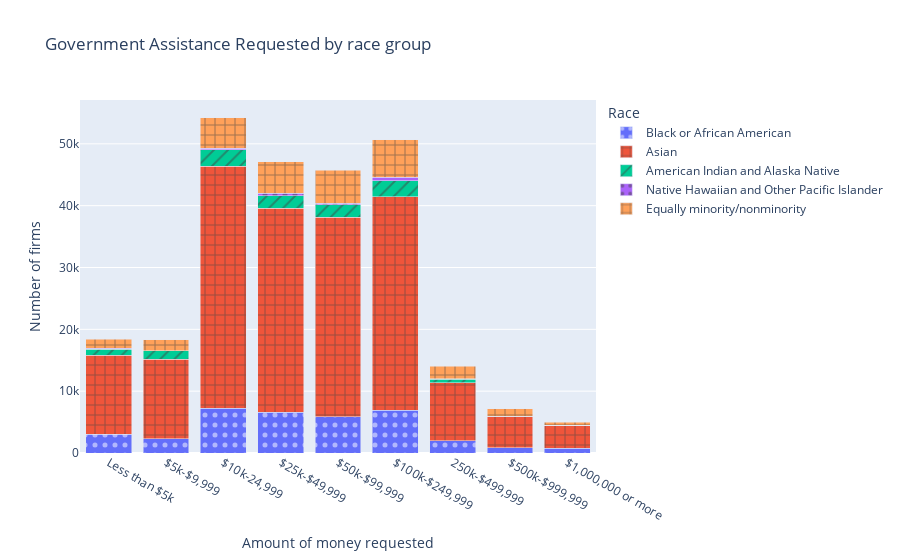
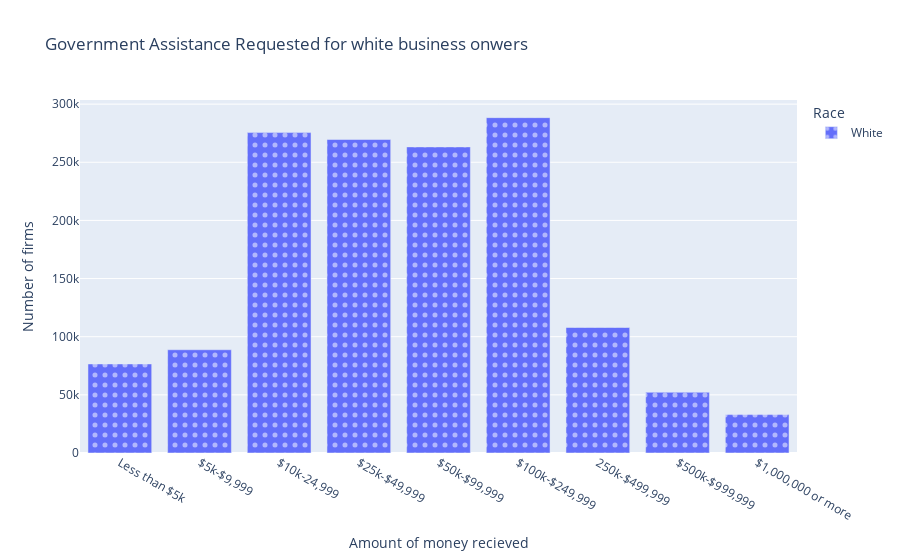

The notebook cell saved with these charts, in order:
### Code cell
fig = px.bar(module_busineess_by_race_requested, pattern_shape=module_busineess_by_race_requested['RACE_GROUP_LABEL'].astype(str), pattern_shape_sequence=[".", "+", '/'], color = module_busineess_by_race_requested['RACE_GROUP_LABEL'].astype(str), barmode='stack', x=module_busineess_by_race_requested['BUSCHAR_LABEL'].astype(str), y=module_busineess_by_race_requested['FIRMPDEMP'].astype(float),
labels=dict(x='Amount of money requested', color = 'Race', pattern_shape='Race', y='Number of firms'), title='Government Assistance Requested by race group')
# fig.update_xaxes(showticklabels=False)
fig.update_xaxes(minor_tickmode="array")
fig.update_xaxes(tickvals=[0,1,2,3,4,5,6,7,8,9])
fig.update_xaxes(ticktext=['Less than $5k', '$5k-$9,999', '$10k-24,999', '$25k-$49,999', '$50k-$99,999', '$100k-$249,999','250k-$499,999','$500k-$999,999','$1,000,000 or more'])
fig.show()
fig = px.bar(module_busineess_by_race_white_requested, pattern_shape=module_busineess_by_race_white_requested['RACE_GROUP_LABEL'].astype(str), pattern_shape_sequence=[".", "+", '/'], color = module_busineess_by_race_white_requested['RACE_GROUP_LABEL'].astype(str), barmode='stack', x=module_busineess_by_race_white_requested['BUSCHAR_LABEL'].astype(str), y=module_busineess_by_race_white_requested['FIRMPDEMP'].astype(float),
labels=dict(x='Amount of money recieved', color = 'Race', pattern_shape='Race', y='Number of firms'), title='Government Assistance Requested for white business onwers')
# fig.update_xaxes(showticklabels=False)
fig.update_xaxes(minor_tickmode="array")
fig.update_xaxes(tickvals=[0,1,2,3,4,5,6,7,8,9])
fig.update_xaxes(ticktext=['Less than $5k', '$5k-$9,999', '$10k-24,999', '$25k-$49,999', '$50k-$99,999', '$100k-$249,999','250k-$499,999','$500k-$999,999','$1,000,000 or more'])
fig.show()

### Figure 1 — Plotly figure (JSON) as saved in the notebook; plotly's stock layout.template omitted (floating-point values rounded to 4 significant figures)
{"data": [{"alignmentgroup": "True", "hovertemplate": "Race=Black or African American<br>Amount of money requested=%{x}<br>Number of firms=%{y}<extra></extra>", "legendgroup": "Black or African American", "marker": {"color": "#636efa", "pattern": {"shape": "."}}, "name": "Black or African American", "offsetgroup": "Black or African American", "orientation": "v", "showlegend": true, "textposition": "auto", "type": "bar", "x": ["Requested less than $5,000 in government financial assistance during the Coronavirus Pandemic", "Requested $5,000 to $9,999 in government financial assistance during the Coronavirus Pandemic", "Requested $10,000 to $24,999 in government financial assistance during the Coronavirus Pandemic", "Requested $25,000 to $49,999 in government financial assistance during the Coronavirus Pandemic", "Requested $50,000 to $99,999 in government financial assistance during the Coronavirus Pandemic", "Requested $100,000 to $249,999 in government financial assistance during the Coronavirus Pandemic", "Requested $250,000 to $499,999 in government financial assistance during the Coronavirus Pandemic", "Requested $500,000 to $999,999 in government financial assistance during the Coronavirus Pandemic", "Requested $1,000,000 or more in government financial assistance during the Coronavirus Pandemic"], "xaxis": "x", "y": [3050, 2312, 7199, 6584, 5859, 6938, 2004, 814, 770], "yaxis": "y"}, {"alignmentgroup": "True", "hovertemplate": "Race=Asian<br>Amount of money requested=%{x}<br>Number of firms=%{y}<extra></extra>", "legendgroup": "Asian", "marker": {"color": "#EF553B", "pattern": {"shape": "+"}}, "name": "Asian", "offsetgroup": "Asian", "orientation": "v", "showlegend": true, "textposition": "auto", "type": "bar", "x": ["Requested $500,000 to $999,999 in government financial assistance during the Coronavirus Pandemic", "Requested $1,000,000 or more in government financial assistance during the Coronavirus Pandemic", "Requested less than $5,000 in government financial assistance during the Coronavirus Pandemic", "Requested $5,000 to $9,999 in government financial assistance during the Coronavirus Pandemic", "Requested $10,000 to $24,999 in government financial assistance during the Coronavirus Pandemic", "Requested $25,000 to $49,999 in government financial assistance during the Coronavirus Pandemic", "Requested $50,000 to $99,999 in government financial assistance during the Coronavirus Pandemic", "Requested $100,000 to $249,999 in government financial assistance during the Coronavirus Pandemic", "Requested $250,000 to $499,999 in government financial assistance during the Coronavirus Pandemic"], "xaxis": "x", "y": [5134, 3731, 12758, 12865, 39182, 32986, 32304, 34505, 9383], "yaxis": "y"}, {"alignmentgroup": "True", "hovertemplate": "Race=American Indian and Alaska Native<br>Amount of money requested=%{x}<br>Number of firms=%{y}<extra></extra>", "legendgroup": "American Indian and Alaska Native", "marker": {"color": "#00cc96", "pattern": {"shape": "/"}}, "name": "American Indian and Alaska Native", "offsetgroup": "American Indian and Alaska Native", "orientation": "v", "showlegend": true, "textposition": "auto", "type": "bar", "x": ["Requested less than $5,000 in government financial assistance during the Coronavirus Pandemic", "Requested $5,000 to $9,999 in government financial assistance during the Coronavirus Pandemic", "Requested $10,000 to $24,999 in government financial assistance during the Coronavirus Pandemic", "Requested $25,000 to $49,999 in government financial assistance during the Coronavirus Pandemic", "Requested $50,000 to $99,999 in government financial assistance during the Coronavirus Pandemic", "Requested $100,000 to $249,999 in government financial assistance during the Coronavirus Pandemic", "Requested $250,000 to $499,999 in government financial assistance during the Coronavirus Pandemic", "Requested $500,000 to $999,999 in government financial assistance during the Coronavirus Pandemic", "Requested $1,000,000 or more in government financial assistance during the Coronavirus Pandemic"], "xaxis": "x", "y": [940, 1352, 2676, 2052, 1951, 2562, 537, 0, 0], "yaxis": "y"}, {"alignmentgroup": "True", "hovertemplate": "Race=Native Hawaiian and Other Pacific Islander<br>Amount of money requested=%{x}<br>Number of firms=%{y}<extra></extra>", "legendgroup": "Native Hawaiian and Other Pacific Islander", "marker": {"color": "#ab63fa", "pattern": {"shape": "."}}, "name": "Native Hawaiian and Other Pacific Islander", "offsetgroup": "Native Hawaiian and Other Pacific Islander", "orientation": "v", "showlegend": true, "textposition": "auto", "type": "bar", "x": ["Requested less than $5,000 in government financial assistance during the Coronavirus Pandemic", "Requested $5,000 to $9,999 in government financial assistance during the Coronavirus Pandemic", "Requested $10,000 to $24,999 in government financial assistance during the Coronavirus Pandemic", "Requested $25,000 to $49,999 in government financial assistance during the Coronavirus Pandemic", "Requested $50,000 to $99,999 in government financial assistance during the Coronavirus Pandemic", "Requested $100,000 to $249,999 in government financial assistance during the Coronavirus Pandemic", "Requested $250,000 to $499,999 in government financial assistance during the Coronavirus Pandemic", "Requested $1,000,000 or more in government financial assistance during the Coronavirus Pandemic"], "xaxis": "x", "y": [154, 0, 253, 356, 313, 577, 96, 0], "yaxis": "y"}, {"alignmentgroup": "True", "hovertemplate": "Race=Equally minority/nonminority<br>Amount of money requested=%{x}<br>Number of firms=%{y}<extra></extra>", "legendgroup": "Equally minority/nonminority", "marker": {"color": "#FFA15A", "pattern": {"shape": "+"}}, "name": "Equally minority/nonminority", "offsetgroup": "Equally minority/nonminority", "orientation": "v", "showlegend": true, "textposition": "auto", "type": "bar", "x": ["Requested less than $5,000 in government financial assistance during the Coronavirus Pandemic", "Requested $5,000 to $9,999 in government financial assistance during the Coronavirus Pandemic", "Requested $10,000 to $24,999 in government financial assistance during the Coronavirus Pandemic", "Requested $25,000 to $49,999 in government financial assistance during the Coronavirus Pandemic", "Requested $50,000 to $99,999 in government financial assistance during the Coronavirus Pandemic", "Requested $100,000 to $249,999 in government financial assistance during the Coronavirus Pandemic", "Requested $250,000 to $499,999 in government financial assistance during the Coronavirus Pandemic", "Requested $500,000 to $999,999 in government financial assistance during the Coronavirus Pandemic", "Requested $1,000,000 or more in government financial assistance during the Coronavirus Pandemic"], "xaxis": "x", "y": [1494, 1755, 4925, 5163, 5282, 6060, 2020, 1207, 454], "yaxis": "y"}], "layout": {"barmode": "stack", "legend": {"title": {"text": "Race"}, "tracegroupgap": 0}, "title": {"text": "Government Assistance Requested by race group"}, "xaxis": {"anchor": "y", "domain": [0, 1], "minor": {"tickmode": "array"}, "ticktext": ["Less than $5k", "$5k-$9,999", "$10k-24,999", "$25k-$49,999", "$50k-$99,999", "$100k-$249,999", "250k-$499,999", "$500k-$999,999", "$1,000,000 or more"], "tickvals": [0, 1, 2, 3, 4, 5, 6, 7, 8, 9], "title": {"text": "Amount of money requested"}}, "yaxis": {"anchor": "x", "domain": [0, 1], "title": {"text": "Number of firms"}}}}

### Figure 2 — Plotly figure (JSON) as saved in the notebook; plotly's stock layout.template omitted (floating-point values rounded to 4 significant figures)
{"data": [{"alignmentgroup": "True", "hovertemplate": "Race=White<br>Amount of money recieved=%{x}<br>Number of firms=%{y}<extra></extra>", "legendgroup": "White", "marker": {"color": "#636efa", "pattern": {"shape": "."}}, "name": "White", "offsetgroup": "White", "orientation": "v", "showlegend": true, "textposition": "auto", "type": "bar", "x": ["Requested less than $5,000 in government financial assistance during the Coronavirus Pandemic", "Requested $5,000 to $9,999 in government financial assistance during the Coronavirus Pandemic", "Requested $10,000 to $24,999 in government financial assistance during the Coronavirus Pandemic", "Requested $25,000 to $49,999 in government financial assistance during the Coronavirus Pandemic", "Requested $50,000 to $99,999 in government financial assistance during the Coronavirus Pandemic", "Requested $100,000 to $249,999 in government financial assistance during the Coronavirus Pandemic", "Requested $250,000 to $499,999 in government financial assistance during the Coronavirus Pandemic", "Requested $500,000 to $999,999 in government financial assistance during the Coronavirus Pandemic", "Requested $1,000,000 or more in government financial assistance during the Coronavirus Pandemic"], "xaxis": "x", "y": [76575, 88774, 275498, 269562, 263239, 288371, 107911, 52201, 33034], "yaxis": "y"}], "layout": {"barmode": "stack", "legend": {"title": {"text": "Race"}, "tracegroupgap": 0}, "title": {"text": "Government Assistance Requested for white business onwers"}, "xaxis": {"anchor": "y", "domain": [0, 1], "minor": {"tickmode": "array"}, "ticktext": ["Less than $5k", "$5k-$9,999", "$10k-24,999", "$25k-$49,999", "$50k-$99,999", "$100k-$249,999", "250k-$499,999", "$500k-$999,999", "$1,000,000 or more"], "tickvals": [0, 1, 2, 3, 4, 5, 6, 7, 8, 9], "title": {"text": "Amount of money recieved"}}, "yaxis": {"anchor": "x", "domain": [0, 1], "title": {"text": "Number of firms"}}}}
